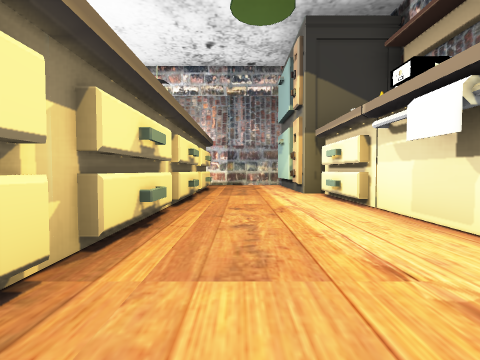
[1] (above)

17 first-person views from a walk through a Unity game level. The camera is 0.24 m above the floor, tilts 2° down and sees 85° across. Doors are open. The floor is counted in squares, 0.5 m on a side. Each view is taken from the middle of a square. On the plan, view 1 faces up. The plan holds only what a view shows up to about 9 squares ahead; the rest is blank. The place goes on beyond the plan. Some surface patterns are stand-ins.

[2]
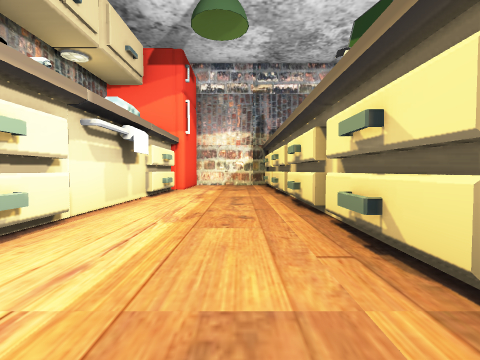

[3]
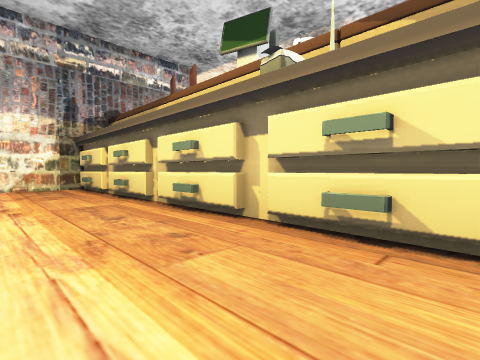

[4]
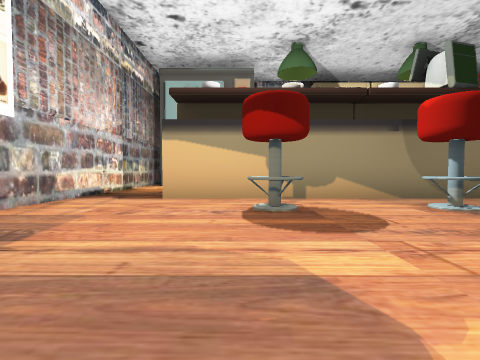

[5]
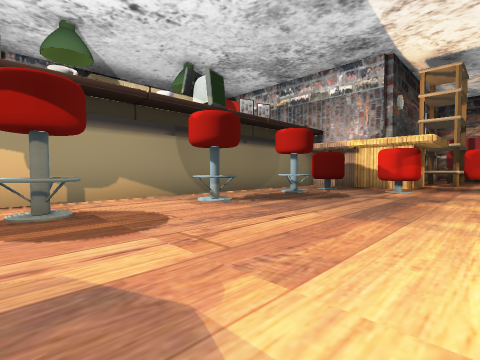

[6]
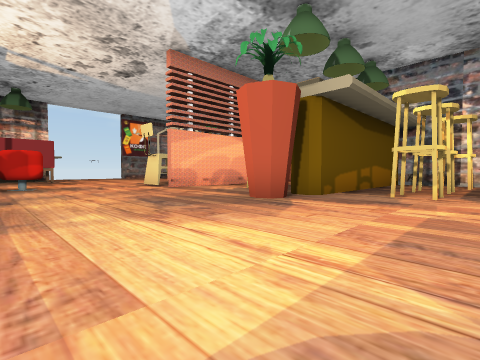

[7]
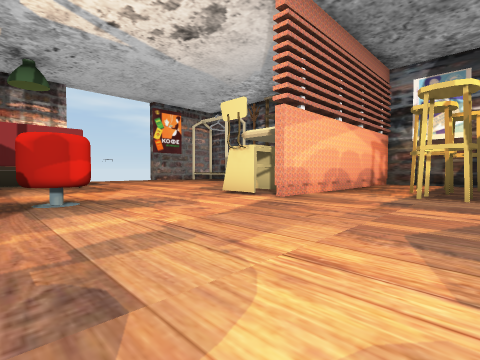

[8]
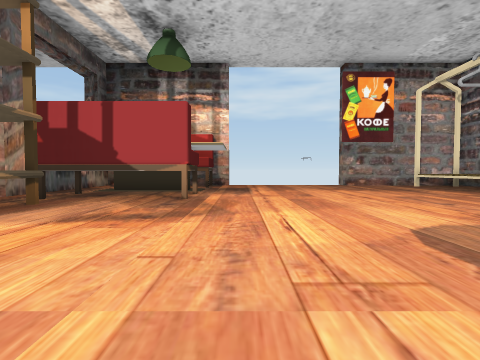

[9]
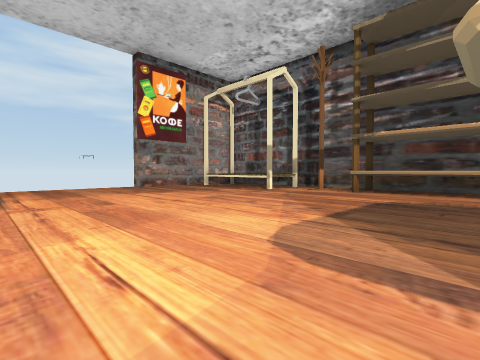

[10]
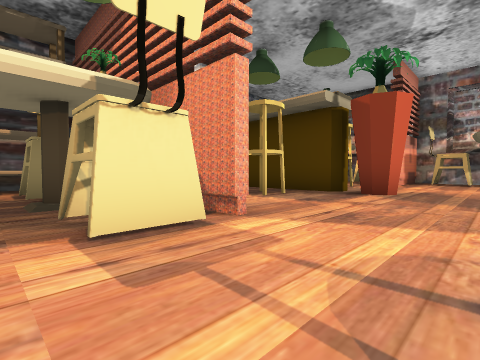

[11]
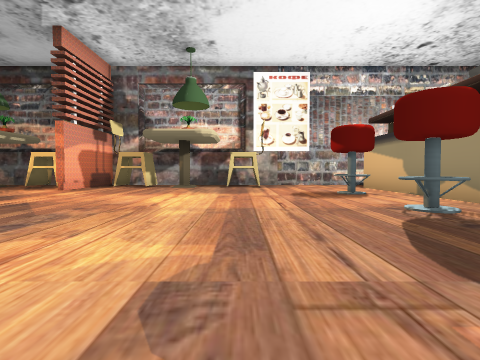

[12]
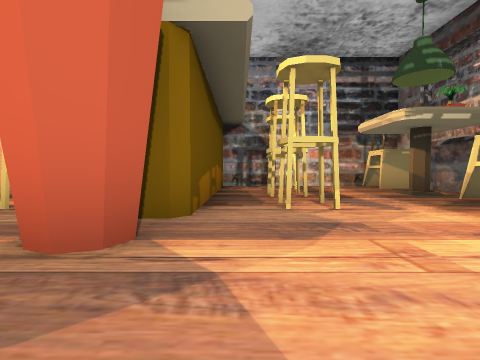

[13]
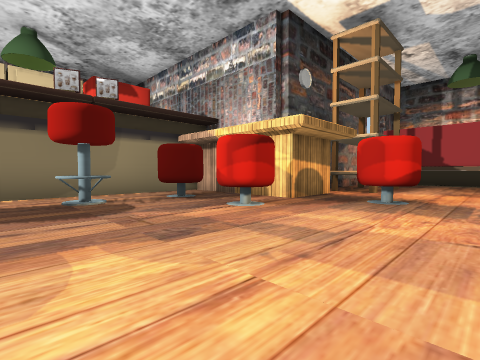

[14]
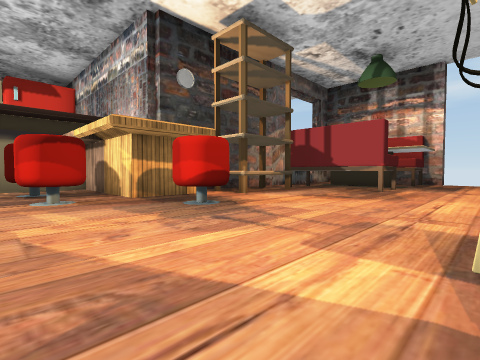

[15]
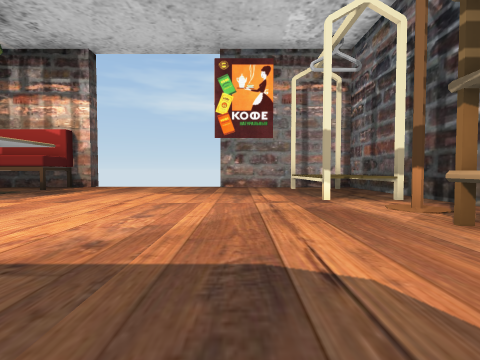

[16]
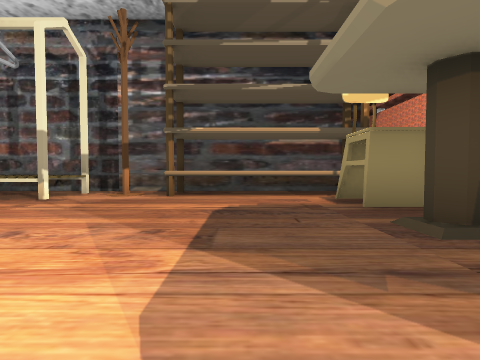

[17]
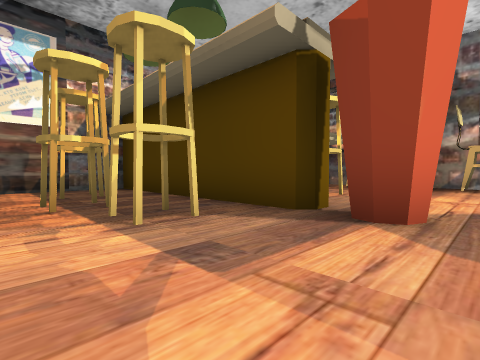

### Floor plan
Key: @ floor where view 1 was taken; # wall or solid block; x gap in a wall; . floor; D open door; = window, fence, low wall or low ledge; ^ raised ledge; E oven; F fridge; T table; C computer; S stool; P plant; H chair; B bench; O other object.
Columns run from 16 left of view 1 to 3 right of it. Each row starts with its distance up from view 1.
  9 ###################
  8 #H.THHHHT.H......E
  7 #.....O.......##.E
  6 #...........SxT#.EEE
  5 #...x.......S.O#..#
  4 #.............##..#
  3 ######P.....SSO#..#
  2     ##........T#..#
  1 ######......SSC#..#
  0 #..........SS###@.#
 -1 #OOOOOO...SSSS##..FF
 -2 #OHHTHH..SS#####..FF
 -3 OO.......S#T   ###
 -4 OO........OO
 -5 #O........OO
 -6 ##........OO
 -7 #=......BBB#
 -8 #^......TTT#
 -9 #^.........#
-10 #=......BBB#
-11 ####DDDD####

Positions as (right, up) in squares from view 1, and headings:
1: (0, 0), facing up
2: (0, 6), facing down
3: (1, 5), facing down-left
4: (-7, 6), facing right
5: (-7, 6), facing down-right
6: (-6, 6), facing down-left
7: (-6, 2), facing down-left
8: (-9, -2), facing down
9: (-9, -3), facing down-left
10: (-8, -3), facing up-left
11: (-6, 0), facing up
12: (-8, 4), facing left
13: (-8, 2), facing down-right
14: (-10, 0), facing down-right
15: (-13, -3), facing down
16: (-10, -4), facing left
17: (-9, 0), facing up-left
